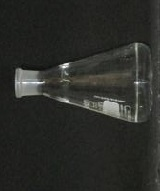
%> input picture Is.JPG, 160 x 191 px
$ octave --eval "result = MAIN_find_object_in_image;"   (GNU Octave 9; MATLAB toolbox functions it lacks are replaced by stand-ins)
%> lines starting %> are read from the running program, lines starting %| are printed output that depends on the picture; in (x1, y1, x2, y2) boxes, pixels count from 0 and x2, y2 are one past the last pixel; in counts of white or black regions, pixels touching at a corner belong together; the program's own positions count from 1
### Rotate_binary_edge_image.m
function [mat]=Rotate_binary_edge_image(I,Ang)
%{
Rotate binary (logical) edge image (I) in (Ang) degrees
The rotated output image will also also be a binary edge image.
The connectivity/topology of all edges/curves in the input image (I) will be maintained and the line thickness of the curves
 in the output image (mat) will remain 1 pixel.

The center of rotation is the center of the image
The dimensions of the output image (mat) will be different from the
input image (I) and will be set such that the rotated image is fully within the image frame.

Input
I: Binary  edge image (logical type) consist of lines and curves with
thickness of one pixel (such as curves, contour line, template, or edge images)
Ang: Rotation angle of the image in Degrees

Output
mat: Rotated version of the input image (I), also binary edge image, the connectivity/topology of the edges/curves in input image  (I)
is maintained and also the line thickness remain one pixel.

x' = x*cos(theta) - y*sin (theta); rotated coordinates
y' = x*sin(theta) + y*cos (theta);

%}

[Hight,Width]=size(I);
CntX=(Width+1)/2;
CntY=(Hight+1)/2; %find center of orignal image
theta=Ang/180*pi; % convert angle from degree  to radians
%============================find size of new image===========================================================================================
Rot=[   cos(theta) -sin(theta)
        sin(theta)  cos(theta)];
Corners=[ 1-CntY     1-CntX
          1-CntY     Width-CntX
          Hight-CntY 1-CntX
          Hight-CntY Width-CntX];  %Corners of the old image  center at zero
NewCorn=Corners*Rot;

NMaxX=max(NewCorn(:,2));% corners of new image
NMinX=min(NewCorn(:,2));
NMaxY=max(NewCorn(:,1));
NMinY=min(NewCorn(:,1));

NSizeY=NMaxY-NMinY; %Size of new image Y
NSizeX=NMaxX-NMinX; %Size of new image Y
Dx=-NMinX;          % Tanslation of new image x
Dy=-NMinY;          % Tanslation of new image y
mat = logical(zeros(round(NSizeY+1),round(NSizeX+1)));% create canvas for rotated image
%===============================================rotate image==================================================================================================

 [y,x]=find(I);
 [n,tt]=size(x);
for f=1:n %scan all points on image

     p1=[y(f)-CntY x(f)-CntX]*Rot+[Dy+1 Dx+1];
     mat(round(p1(1)),round(p1(2)))=1;% mark rotated point


    if x(f)>1 && I(y(f),x(f)-1)==1 % Connect horizontal neighbour
           Nx=x(f)-1; Ny=y(f);
           p1=[y(f)-CntY, x(f)-CntX]*Rot+[Dy+1 Dx+1];
           p2=[Ny-CntY, Nx-CntX]*Rot+[Dy+1 Dx+1];
           mat=ConnectPoints(mat,round(p1(2)),round(p1(1)),round(p2(2)),round(p2(1)));
    end;
    if y(f)>1 && I(y(f)-1,x(f))==1 %connect vertical neighbour
            Nx=x(f); Ny=y(f)-1;
            p1=[y(f)-CntY, x(f)-CntX]*Rot+[Dy+1 Dx+1];
            p2=[Ny-CntY, Nx-CntX]*Rot+[Dy+1 Dx+1];
            mat=ConnectPoints(mat,round(p1(2)),round(p1(1)),round(p2(2)),round(p2(1)));
    end;
    if y(f)>1  && x(f)>1 &&  I(y(f)-1,x(f))==0 && I(y(f),x(f)-1)==0 && I(y(f)-1,x(f)-1)==1 % connect diagonal neighbor
            Nx=x(f)-1; Ny=y(f)-1;
            p1=[y(f)-CntY, x(f)-CntX]*Rot+[Dy+1 Dx+1];
            p2=[Ny-CntY, Nx-CntX]*Rot+[Dy+1 Dx+1];
            mat=ConnectPoints(mat,round(p1(2)),round(p1(1)),round(p2(2)),round(p2(1)));
    end;
     if y(f)>1  && x(f)<Width &&  I(y(f)-1,x(f))==0 && I(y(f),x(f)+1)==0 && I(y(f)-1,x(f)+1)==1 % connect second diagonal neighbor
            Nx=x(f)+1; Ny=y(f)-1;
            p1=[y(f)-CntY, x(f)-CntX]*Rot+[Dy+1 Dx+1];
            p2=[Ny-CntY, Nx-CntX]*Rot+[Dy+1 Dx+1];
            mat=ConnectPoints(mat,round(p1(2)),round(p1(1)),round(p2(2)),round(p2(1)));
     end;
    %}

end;
%imshow(mat);
end
%%%%%%%%%%%%%%%%%%%%%%%%%%%%%%%%%%%%%%%%%%%%%%%%%%%%%%%%%%%%%%%%%%%%%%%%%%%%%%%%%%%%%%%%%%%%%%%%%%%%%%%%%%%%%%%%%%%%%%%%%%%%%%%%%%%%%%%%%%%%%%%%%%%%%%%%%%%%%%%%%%%%%%%%%%%%
function [mat]=ConnectPoints(mat,x1,y1,x2,y2)
% draw line between x1,y1 to x2,y2 on binary image mat
%make sure cordinates are inside image mat
SizeMat=size(mat);
x1=max(x1,1);x2=max(x2,1);y1=max(y1,1);y2=max(y2,1);
y1=min(y1,SizeMat(1));y2=min(y2,SizeMat(1));x1=min(x1,SizeMat(2));x2=min(x2,SizeMat(2));

if x1==x2 % for horizontal line

    y=linspace(y1,y2,abs(y1-y2)*5);
      x = ones(size(y))*x1;
else % for none horizontal line
   x = linspace(x1,x2,abs(x1-x2)*5+abs(y1-y2)*5);
   y = y1+(x-x1)*(y2-y1)/(x2-x1);
end;
round(y);
   index = sub2ind(size(mat),round(y),round(x));
    mat(index) = 1;
   %imshow(mat)
   %pause(0.1);
end

### Generalized_hough_transform.m
function [score,  y, x ] = Generalized_hough_transform(Is,Itm)
%Find template/shape Itm in greyscale image Is using generalize hough trasform
%show the image with the template marked on it
%Use generalized hough transform to find Template/shape binary image given in binary image Itm inimage Is (greyscale image)
%Return the x,y location  cordniates  which gave the best match
%Also return the score of the match (number of point matching)

%INPUT
%Is is greyscale  picture were the template Itm should be found
%Itm is binary edge image of the template with edges marked 1 and the rest 0


% OUTPUT
%Score of the best match
%x,y location of template Itm in image Is  (Location the edge (point [1,1]) of the template Itm in Is)

%%%%%%%%%%%%%%%%%%%%%%%%Reads images if this were not input%%%%%%%%%%%%%%%%%%%%%%%%%%%%%%%%%%%%%%%%%%%%%%%%%%%%%%%%%%%%%%%%%%%%%%%%%%%%%%%%%%%%%%%%%%%%%%%%%%%%%%%%%%%%%%%%%%%%%%%%%%%%%%%%%%
if (nargin<2) %if no image was given as input read images from file
Itm=imread('itm.tif');
Is=imread('Is.tif');
%Is=rgb2gray(Is);
end;

%%%%%%%%%%%%%%%%%%%%%%%%%%%%%%%%%%%%%%%%%%%%%%%%%%%%%%%%%%%%%%%%%%%%%%%%%%%%%%%%%%%%%%%%%%%%%%%%%%%%%%%%%%%%%%%%%%%%%%%%%%%%%%%%%%%%%%%%%%

%--------------------------create edge and system edge images------------------------------------------------------------------------------------------------------------------------

Iedg=edge(Is,'canny'); % Take canny edge images of Is with automatic threshold
%}
%--------------------------------------------------------------------------------------------------------------------------------------
[y x]=find(Itm>0); % find all y,x cordinates of all points equal 1 inbinary template image Itm
nvs=size(x);% number of points in the  template image
if (nvs<1) disp('error no points find in in template in generalize hought transform, teriminating'); quit() ; end
%-------------------Define Yc and Xc ----------------------------------------------
Cy=1;%round(mean(y));% find object y center, note that any reference point will do so the origin of axis hence 1 could be used just as well
Cx=1;%round(mean(x));% find object z center, note that any reference point will do so the origin of axis hence 1 could be used just as well

%------------------------------create gradient map of Itm, distrobotion between zero to pi %%%%%%%%%%%%%%%%%%%%%%%%%%%%%%%%%%%%%%%%%
GradientMap = gradient_direction( Itm );

%%%%%%%%%%%%%%%%%%%%%%%Create an R-Table of Itm gradients to  parameter space in parameter space.%%%%%%%%%%%%%%%%%%%%%%%%%%%%%%%%%%%%%%%%%%%%%%%%
%---------------------------create template descriptor array------------------------------------
MaxAngelsBins=30;% devide the angel space to MaxAngelsBins uniformed space bins
MaxPointsPerangel=nvs(1);% maximal amount of points corresponding to specific angel

PointCounter=zeros(MaxAngelsBins);% counter for the amount of edge points associate with each angel gradient
Rtable=zeros(MaxAngelsBins,MaxPointsPerangel,2); % assume maximum of 100 points per angle with MaxAngelsBins angles bins between zero and pi and x,y for the vector to the center of each point
% the third adimension are vector from the point to the center of the vessel

%------------------fill the  angel bins with points in the Rtable---------------------------------------------------------
for f=1:1:nvs(1)
    bin=round((GradientMap(y(f), x(f))/pi)*(MaxAngelsBins-1))+1; % transform from continues gradient angles to discrete angle bins and
    PointCounter(bin)=PointCounter(bin)+1;% add one to the number of points in the bin
    if (PointCounter(bin)>MaxPointsPerangel)
        disp('exceed max bin in hugh transform');
    end;
    Rtable(bin, PointCounter(bin),1)= Cy-y(f);% add the vector from the point to the object center to the bin
    Rtable(bin, PointCounter(bin),2)= Cx-x(f);% add the vector from the point to the object center to the bin
end;
%plot(pc);
%pause;


%%%%%%%%%%%%%%%%%%%%%%%%%%%%%%%%%%%%%%%%%%%%%%%%create and populate hough space%%%%%%%%%%%%%%%%%%%%%%%%%%%%%%%%%%%%%%%%%%%%%%%%%%%%%%%%%%%%%%%%%%%%%%%%%%%%
%-----------------------------use the array in previous image to identify the template in the main image Is----------------------------------------
[y x]=find(Iedg>0); % find all edg point in the in edge image Iedg of the main image Is
np=size(x);% find number of edge points Is edge image

if (np<1) disp('error no points find in in edge image in generalize hought transform, teriminating'); quit() ; end;

GradientMap=gradient_direction(Is); % create gradient direction  map of the Is
Ss=size(Is); % Size of the main image Is
houghspace=zeros(size(Is));% the hough space assume to be in size of the image but it should probably be smaller
    for f=1:1:np(1)
          bin=round((GradientMap(y(f), x(f))/pi)*(MaxAngelsBins-1))+1; % transform from continues gradient angles to discrete angle bins and

          for fb=1:1:PointCounter(bin)
              ty=Rtable(bin, fb,1)+ y(f);
              tx=Rtable(bin, fb,2)+ x(f);
               if (ty>0) && (ty<Ss(1)) && (tx>0) && (tx<Ss(2))
                   houghspace(Rtable(bin, fb,1)+ y(f), Rtable(bin, fb,2)+ x(f))=  houghspace(Rtable(bin, fb,1)+ y(f), Rtable(bin, fb,2)+ x(f))+1; % add point in were the center of the image should be according to the pixel gradient
               end;
          end;
    end;

%{
%====================================show The Hough Space in color==================================================================================================
imtool(houghspace);
imshow(houghspace,[]);
colormap jet
colorbar
pause
%}

%============================================Find best match in hough space=========================================================================================

%---------------------------------------------------------------------------normalized according to template size (fraction of the template points that was found)------------------------------------------------------------------------------------------------
Itr=houghspace;%./(sum(sum(Itm))); % Itr become the new score matrix
Itr=Itr./sqrt(sum(sum(Itm)));% normalize score match by the number of pixels in the template to avoid biase toward large template
%---------------------------------------------------------------------------find  the location best score all scores which are close enough to the best score
%imtool(Itr,[]);
mx=max(max(Itr));% find the max score location
[y,x]=find(Itr==mx, 1, 'first');
score=Itr(y,x); % find max score in the huogh space
% [5 lines of commented-out code are left out]

end

### gradient_direction.m
function [ Is ] = gradient_direction( i3 )

%GRADIENT_direction return the absolute direction from -pi/2 to pi/2 sobel
%gradient in every point of the gradient (only half circle does not have
%negative directionss
%the picture

i3=double(i3);%convert image to double to accumolate for negative values
%-------------------------------------------------------------------
Dy=imfilter(i3,[1; -1],'same');%x first derivative  sobel mask
Dx=imfilter(i3,[1  -1],'same');% y sobel first derivative
%Is=atan2(Dy,Dx)+pi();
Is=mod(atan2(Dy,Dx)+pi(), pi());%atan(Dy/Dx);%note that this expression can reach infinity if dx is zero mathlab aparently get over it but you can use the folowing expression instead slower but safer:
% [8 lines of commented-out code are left out]
end

### MAIN_find_object_in_image.m
function [Ismarked,Iborders,Ybest,Xbest, ItmAng, BestScore]= MAIN_find_object_in_image(Is,Itm)
%{
Find an object that fit Template Itm in image Is.
The orientation of the template and the object in the image does not have to be the same as that as the template.
The template Itm is matched to the image Is in various of rotations and the best match is chosen.
The function use  Generalized Hough transforms to match the template to the
image.

Input (Essential):
Is: Color image with the object to be found.
Itm: Template of the object to be found. The template is written as binary image with the boundary of the template marked 1(white) and all the rest of the pixels marked 0.

Output
Ismarked: The image (Isresize) with the template marked upon it in the location of and size of the best match.
Iborders: Binary image of the borders of the template/object in its scale and located in the place of the best match on the image.
Ybest Xbest: location on the image (in pixels) were the template were found to give the best score (location the top left pixel of the template Itm in the image).
ItmAng: The rotation angle of  the template in degrees that give the best match
BestScore: Score of the best match found in the scan (the score of the output).

Algorithm:
The function rotate the template Itm in various of angles and for each rotation search for the template in the image.
The angle and location in the image that gave the best match for the template are chosen.


%}
%%%%%%%%%%%%%%%%%%%%%%%%%%%%%%%%%%%%%initialize optiona paramters%%%%%%%%%%%%%%%%%%%%%%%%%%%%%%%%%%%%%%%%%%%%%%%%%%%%%%%%%%%%%%%%%%%%%%%%%%%%%%%%%
if (nargin<1)  Is=imread('Is.jpg');  end; %Read image
%> in MAIN_find_object_in_image, Is is the input picture: size 191x160x3 uint8; mean R, G, B 43.8, 44.9, 41.1
if (nargin<2)  Itm=imread('Itm.tif');end; %Read template image
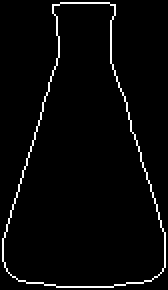
%> input picture Itm.tif, 84 x 145 px (shown 2 times larger)
%> after `Itm=imread('Itm.tif')`: Itm: size 145x84 logical; 3.1% white in thin lines or dots
Is=rgb2gray(Is);
%> Is: size 191x160 uint8
Itm=logical(Itm);% make sure Itm is boolean image
BestScore=-100000;
close all;
imtool close all;
%%%%%%%%%%%%%%%%Some parameters%%%%%%%%%%%%%%%%%%%%%%%%%%%%%%%%%%%%%%%%%%%%%%%%%%%%%%%%%%555555555
St=size(Itm);
%> St = [145 84]
Ss=size(Is);
%> Ss = [191 160]
%%%%%%%%%%%%%%%%%%%%%%%%%%%%%%%%%%%%%%%%%%%%%%%%Main Scan  %%%%%%%%%%%%%%%%%%%%%%%%%%%%%%%%%%%%%%%%%%%%%%%%%%%%%%%%%%%%%%%%%%%%%%%%%%%%%%%%%%%%%%%%%%%%%%%%%%%%%%%%%%%%%%%%%%%%%%%%%%%%%%%%%
for Ang=1:1:360 % rotate the template Itm 1 degree at the time and look for it in the image Is

    disp([num2str((Ang)/3.6) '% Scanned']);
  Itr=Rotate_binary_edge_image(Itm,Ang);
%> in Rotate_binary_edge_image, `[y,x]=find(I);`: y = 375 values from 2 to 144; x = 375 values from 2 to 83
%> in Rotate_binary_edge_image, `[n,tt]=size(x);`: n = 375; tt = 1
%> the loop in Rotate_binary_edge_image, `for f=1:n` made 375 passes
%> (Nx, Ny, p2) on passes 1, 16, 19, 23, 25, 28, 29, 33, 34, 37, 38, 41: (3, 119, [119 3.45]), (2, 131, [131 2.24]), (5, 112, [112.1 5.58]), (3, 134, [134 3.19]), (6, 109, [109.1 6.63]), (4, 136, [136 4.16]), (7, 105, [105.1 7.7]), (5, 137, [137 5.14]), (8, 102, [102.1 8.75]), (6, 138, [138.1 6.12]), (9, 99, [99.12 9.8]), (7, 139, [139.1 7.1])
%> (Nx, Ny, p2) on passes 2 to 7: (2, 120, [120 2.44]), (2, 121, [121 2.42]), (2, 122, [122 2.4]), (2, 123, [123 2.38]), (2, 124, [124 2.37]), (2, 125, [125 2.35])
%> after the loop in Rotate_binary_edge_image, `for f=1:n`:
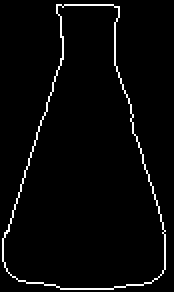
%> mat: size 146x87 logical (shown 2 times larger); 3% white in thin lines or dots
%-----------------------------------------------------------------------------------------------------------------------------------------
 % the actuall recogniton step of the resize template Itm in the orginal image Is and return location of best match and its score can occur in one of three modes given in search_mode
             [score,  y,x ]=Generalized_hough_transform(Is,Itr);% use generalized hough transform to find the template in the image
%> in Generalized_hough_transform, `Iedg=edge(Is,'canny');`: Iedg: size 191x160 logical; 3.3% white in thin lines or dots, all inside (x1, y1, x2, y2) = (14, 42, 159, 123)
%> in gradient_direction, `i3=double(i3);`: i3: size 146x87 double; values 0 (black) and 1 (white), 3% white in thin lines or dots
%> in gradient_direction, `Dx=imfilter(i3,[1  -1],'same');`:
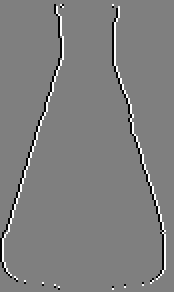
%> Dx: size 146x87 double (shown 2 times larger); min -1, max 1, mean 0; mean of the top-left, top-right, bottom-left and bottom-right quarters -0.000319, 0.000311, -0.000319, 0.000311; drawn with min black and max white
%> in gradient_direction (call 2), `Dy=imfilter(i3,[1; -1],'same');`:
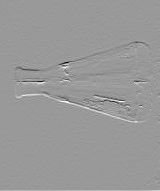
%> Dy: size 191x160 double; min -177, max 118, mean 0.2; drawn with min black and max white
%> in gradient_direction (call 2), `Dx=imfilter(i3,[1  -1],'same');`:
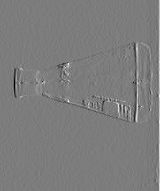
%> Dx: size 191x160 double; min -105, max 109, mean 0.2; drawn with min black and max white
%> in gradient_direction (call 2), `Is=mod(atan2(Dy,Dx)+pi(), pi());`:
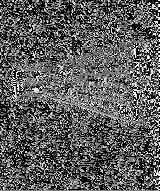
%> Is: size 191x160 double; min 0, max 3.13, mean 1.13; drawn with min black and max white
%> in Generalized_hough_transform, `Itr=Itr./sqrt(sum(sum(Itm)));`:
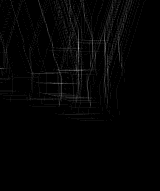
%> Itr: size 191x160 double; min 0, max 0.616, mean 0.014
     %--------------------------if the correct match score is better then previous best match write the paramter of the match as the new best match------------------------------------------------------
     if (score(1)>BestScore) % if item  result scored higher then the previous result
           BestScore=score(1);% remember best score
             Ybest=y(1);% mark best location y
           Xbest=x(1);% mark best location x
           ItmAng=Ang;
     end;
%-------------------------------mark best found location on image----------------------------------------------------------------------------------------------------------------------------------------------------------------------------------------
end;
%%%%%%%%%%%%%%%%%%%%%%%%%%%%%%%%%%%%%%%%%%%%%%%%%%%%%%%%%%%%%output%%%%%%%%%%%%%%%%%%%%%%%%%%%%%%%%%%%%%%%%%%%%%%%%%%%%%%%%%%%%%%%%%%%%%%%%%%%%%%%%%%
%%%%%%%%%%%%%%%%%%%%%%%%%%%%%%%%%%%%%%%%%%%%%%%%%%%%%%%%%%%%%%show   best match optional part can be removed %%%%%%%%%%%%%%%%%%%%%%%%%%%%%%%%%%%%%%%%%%%%%%%%%%%%%%%%%%%%%%%%%%%%%%%%%%%%%%%%%%%%%%%%%%%%%%%%%%%%%%%%%%%%%%%%%%%%%%%%%%%%

if BestScore>-100000% Display best match
     Itr=Rotate_binary_edge_image(Itm,ItmAng);
            [yy,xx] =find(Itr);
             Ismarked=set2(Is,[yy,xx],255,Ybest,Xbest);%Mark best match on image
            imshow(Ismarked);
            Iborders=logical(zeros(size(Is)));
       Iborders=set2(Iborders,[yy,xx],1,Ybest,Xbest);

else % if no match
   disp('Error no match founded');
    Ismarked=0;% assign arbitary value to avoid
       Iborders=0;
       Iborders=0;

end;
end
%> (the run ends here)
